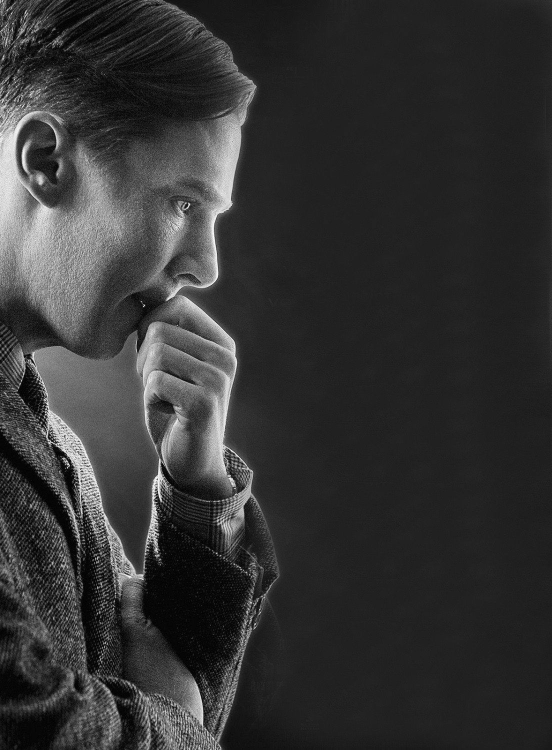
#> input picture CodeTesting/PythonFormatTransfer/DCT/Turing.jpeg, 1104 x 1500 px (shown at 1/2 size)
$ python main.py
#> lines starting #> are read from the running program, lines starting #| are printed output that depends on the picture
import numpy as np
import cv2
import matplotlib.pyplot as plt

def LPF_processing(img, cover):
    """
    將圖片過濾高頻部分
    :param img: the img of original img
    :param cover: the cover base, which will define the block that remove the lower freq
    :return lpf_img: the freq with mask
    :return spectrum: the freq image
    """

    h, w = img.shape[:2]
    mask = np.zeros((h, w), np.uint8)
    mask[0:int(h / cover), 0:int(w / cover)] = 1  # 建立遮罩，長寬是原本影像的 1 / cover，位置是以左上角為起點
    lpf_img = img * mask  # 遮罩的地方乘1，也就讓低頻的部分通過(高頻部分都會因為乘上0而被捨棄掉)

    spectrum = 20 * np.log(np.abs(lpf_img))  # 將經過LPF之後的影像轉為頻譜
    return lpf_img, spectrum

if __name__ == '__main__':
    # image read
    img = cv2.imread('./Turing.jpeg', 0)
#> img is the input picture: shape (1500, 1104); min 0, max 255, mean 51.4

    # DCT
    dct_img = cv2.dct(img.astype(float))  # 將原圖轉換成 float32 格式才能使用 opencv 的 dct function
    dct_magnitude_spectrum = 20 * np.log(np.abs(dct_img))
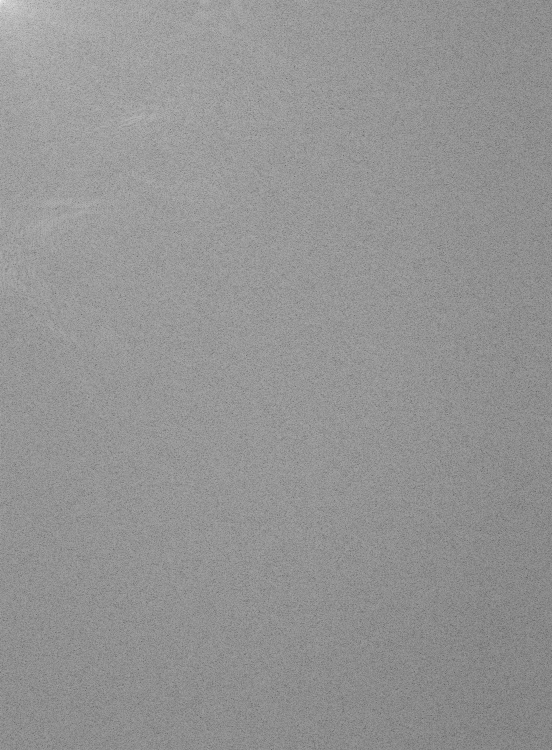
#> dct_magnitude_spectrum: shape (1500, 1104) float64 (shown at 1/2 size); min -223.7, max 222, mean 35.6; drawn with min black and max white

    # LPF 實作
    LPF_img, LPF_dct_magnitude_spectrum = LPF_processing(dct_img, 5)
#> in LPF_processing, `spectrum = 20 * np.log(np.abs(lpf_img))`:
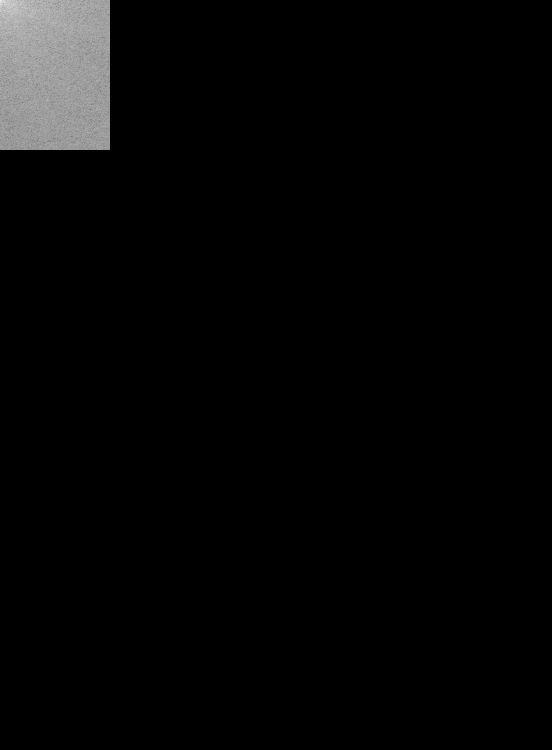
#> spectrum: shape (1500, 1104) float64 (shown at 1/2 size); 96.01% of the values are NaN or infinite; the others: min -201.8, max 222, mean 66.17; drawn with min black, max white, NaN and infinite black

    # 將經過 LPF 後的頻譜轉回圖像
    idct_img = cv2.idct(LPF_img)
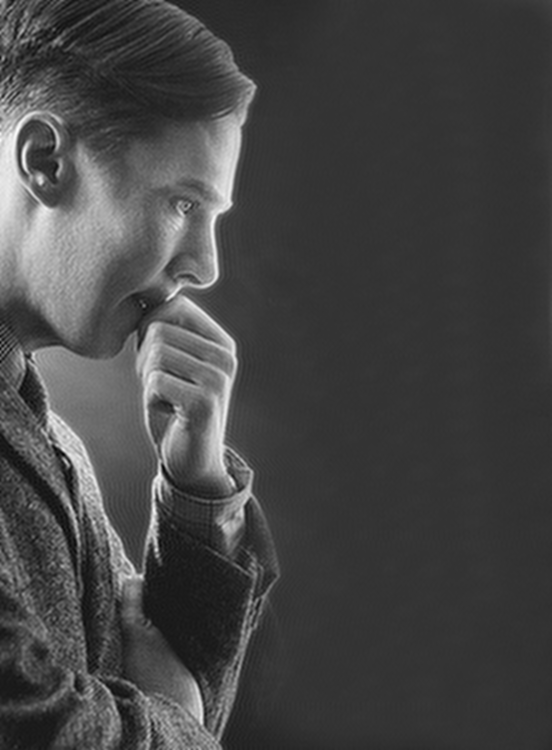
#> idct_img: shape (1500, 1104) float64 (shown at 1/2 size); min -21.9, max 248.4, mean 51.4; drawn with min black and max white

    # 將 array 畫成圖像
    plt.figure(figsize=(5, 6))  # 設定輸出影像長寬

    plt.subplot(221), plt.imshow(img, cmap='gray')  # 原圖
    plt.title('Input Image'), plt.xticks([]), plt.yticks([])

    plt.subplot(222), plt.imshow(dct_magnitude_spectrum, cmap='gray')  # DCT 頻譜圖
    plt.title('Spectrum after DCT'), plt.xticks([]), plt.yticks([])

    plt.subplot(223), plt.imshow(LPF_dct_magnitude_spectrum, cmap='gray')  # 透過遮罩做 LPF 的頻譜圖
    plt.title('DCT after LPF'), plt.xticks([]), plt.yticks([])

    plt.subplot(224), plt.imshow(idct_img.astype(np.uint8), cmap='gray')  # 轉回圖片
    plt.title('Image after LPF (IDCT)'), plt.xticks([]), plt.yticks([])

    # 儲存圖像
    plt.savefig('./Result.png', bbox_inches='tight', dpi=300)
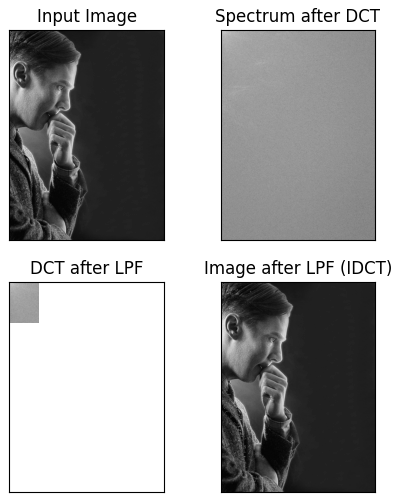
#> figure drawn by matplotlib, 4 panels
